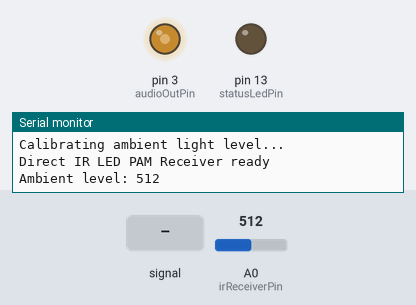
Simulated run of this sketch. Board: Arduino Uno, built with avr-gcc and run on an emulated ATmega328P. Shown: output pins drawn as LEDs (lit = HIGH), the last lines printed to the serial monitor. Inputs (shaded band) come from the test bench; at power-on: A0 (irReceiverPin) = 512.

Above: at 1.3 s.
1.4 s: A0 (irReceiverPin) fed a 200 Hz sine of ±255 counts around its level
At 1.7 s:
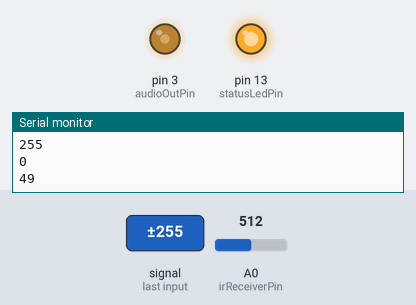
2.9 s: A0 (irReceiverPin) set to 716
At 3.6 s:
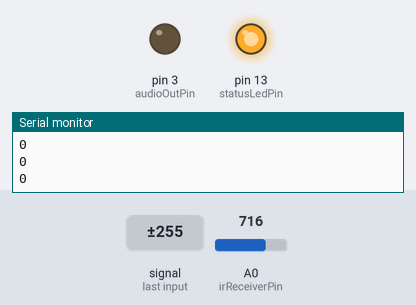
4.4 s: A0 (irReceiverPin) fed a 2 Hz sine of ±306 counts around its level
7.4 s: A0 (irReceiverPin) set to 0
At 8.2 s:
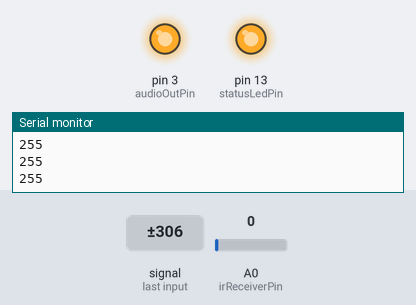
Timing chart, 0 to 9.9 s (numbered marks = the images above; inputs shaded):
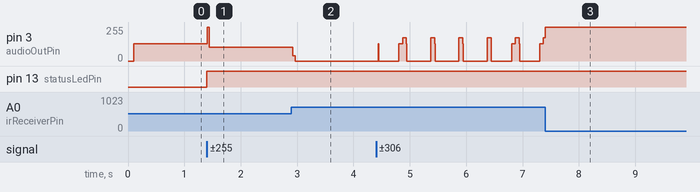

Measured:
- after the input at 1.4 s, pin 3 (audioOutPin): 128/255 → 105/255 at once; pin 13 (statusLedPin): LOW → HIGH at once
- after the input at 2.9 s, pin 3 (audioOutPin): 105/255 → 0/255 at once

The sketch:

receiver.ino
```cpp
// Direct IR LED as Receiver for PAM signal
// Uses an IR LED in reverse bias as a photodiode
// Continuous signal processing without buffering

// Pin definitions
const int irReceiverPin = A0;   // Analog pin connected to reverse-biased IR LED
const int audioOutPin = 3;      // PWM output pin for audio
const int statusLedPin = 13;    // Status LED

// Sampling parameters
const unsigned long sampleRate = 8000;           // 8kHz sample rate (same as transmitter)
const unsigned long sampleInterval = 125;        // 125 microseconds per sample (1000000/8000)

// Signal processing parameters
const int thresholdValue = 20;        // Analog threshold to detect IR signal
const int baselineReadings = 100;     // Number of readings to establish baseline
const int signalTimeout = 50;         // How many samples without signal before declaring loss

// Runtime variables
unsigned long nextSampleTime = 0;
int ambientLevel = 0;          // Baseline ambient light level
int signalLossCount = 0;       // Counter for signal presence/absence
bool receivingSignal = false;  // Currently receiving valid signal
byte lastOutputValue = 128;    // Last output value (midpoint = silence)

void setup() {
  pinMode(audioOutPin, OUTPUT);
  pinMode(statusLedPin, OUTPUT);
  Serial.begin(115200);

  // Configure ADC for faster readings
  // Clear ADPS bits
  ADCSRA &= ~(bit(ADPS0) | bit(ADPS1) | bit(ADPS2));
  // Set ADC clock prescaler to 16 (1MHz with 16MHz system clock)
  ADCSRA |= bit(ADPS2);

  Serial.println(F("Calibrating ambient light level..."));
  calibrateAmbientLevel();

  Serial.println(F("Direct IR LED PAM Receiver ready"));
  Serial.print(F("Ambient level: "));
  Serial.println(ambientLevel);

  // Initialize audio output to midpoint (silence)
  analogWrite(audioOutPin, 128);
}

void loop() {
  unsigned long currentTime = micros();

  // Time to take a new sample?
  if (currentTime >= nextSampleTime) {
    // Process and output the sample immediately
    processSampleAndOutput();
    nextSampleTime = currentTime + sampleInterval;
  }

  // Optional: Add any other processing here that doesn't interfere with timing
}

void calibrateAmbientLevel() {
  long total = 0;

  // Take multiple readings to establish baseline
  for (int i = 0; i < baselineReadings; i++) {
    total += analogRead(irReceiverPin);
    delay(1);
  }

  ambientLevel = total / baselineReadings;
  digitalWrite(statusLedPin, LOW);
}

void processSampleAndOutput() {
  // Read the IR LED (acting as photodiode)
  int rawValue = analogRead(irReceiverPin);

  // Detect if we have signal (IR light causes voltage change)
  bool signalPresent = abs(rawValue - ambientLevel) > thresholdValue;

  if (signalPresent) {
    // Reset signal loss counter
    signalLossCount = 0;

    // If we weren't receiving before, start a new reception
    if (!receivingSignal) {
      receivingSignal = true;
      digitalWrite(statusLedPin, HIGH);

      // Optional: Serial debugging
       Serial.println(F("Signal detected"));
    }

    // Map the analog reading to an amplitude value (0-255)
    // The mapping is inverted because more IR light = lower voltage in reverse-biased LED
    int mappedValue = map(constrain(rawValue, ambientLevel - 150, ambientLevel),
                        ambientLevel, ambientLevel - 150, 0, 255);

    // Output the sample immediately
    analogWrite(audioOutPin, mappedValue);
    lastOutputValue = mappedValue;

    // Optional: Debug output (uncomment if needed)
    // Static counter to avoid printing too often
     static int debugCounter = 0;
     if (++debugCounter >= 80) { // Print every 80 samples (10ms)
       Serial.println(mappedValue);
       debugCounter = 0;
     }
  }
  else {
    // Increment signal loss counter
    signalLossCount++;

    // If we've lost signal for too long, stop receiving
    if (signalLossCount > signalTimeout && receivingSignal) {
      receivingSignal = false;
      digitalWrite(statusLedPin, LOW);

      // Output silence (midpoint value)
      analogWrite(audioOutPin, 128);
      lastOutputValue = 128;

      // Optional: Serial debugging
      // Serial.println(F("Signal lost"));
    }
    else if (receivingSignal) {
      // We're still officially receiving, but this sample was missed
      // Can optionally hold the last value or fade toward silence
      // Hold last value approach:
      analogWrite(audioOutPin, lastOutputValue);

      // Fade to silence approach (uncomment to use):
       if (lastOutputValue > 128) lastOutputValue--;
       else if (lastOutputValue < 128) lastOutputValue++;
       analogWrite(audioOutPin, lastOutputValue);
    }
  }
}

// Optional calibration routine - can be called from loop if needed
void recalibrate() {
  digitalWrite(statusLedPin, HIGH);
  Serial.println(F("Recalibrating..."));
  calibrateAmbientLevel();
  Serial.print(F("New ambient level: "));
  Serial.println(ambientLevel);
}

// Optional: Add this function if you want to monitor signal levels
void monitorSignalLevels() {
  static unsigned long lastPrintTime = 0;
  unsigned long currentTime = millis();

  if (currentTime - lastPrintTime > 500) {  // Print every 500ms
    int rawValue = analogRead(irReceiverPin);
    Serial.print(F("Raw: "));
    Serial.print(rawValue);
    Serial.print(F(" Diff: "));
    Serial.println(abs(rawValue - ambientLevel));
    lastPrintTime = currentTime;
  }
}
```
